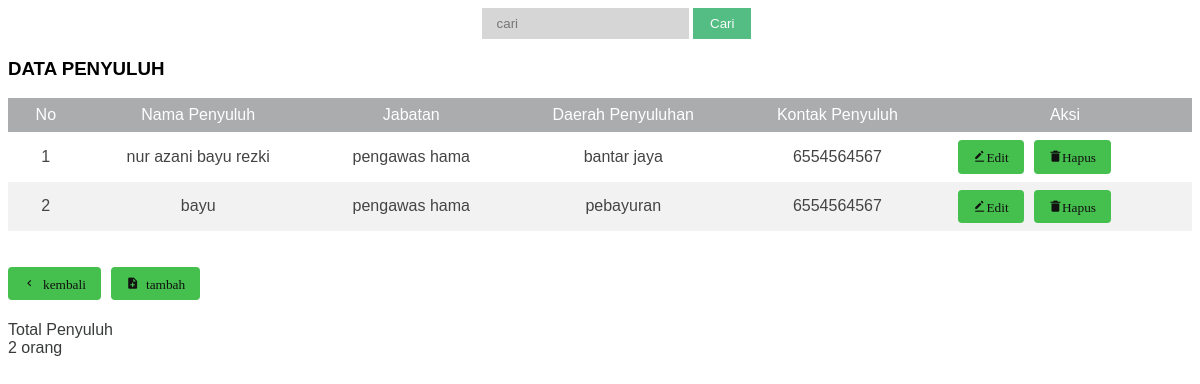
/penyuluh/index.php (signed in), run on the app's committed database.
### tables this page shows
CREATE TABLE `penyuluh` (
  `id_penyuluh` int(6) NOT NULL,
  `nama_penyuluh` varchar(50) NOT NULL,
  `jabatan_penyuluh` varchar(100) NOT NULL,
  `desa` varchar(100) NOT NULL,
  `kontak` varchar(50) NOT NULL
);

### penyuluh/index.php (the view, shortened to what this page needs)
<?php
if (isset($_SESSION['id']) && isset($_SESSION['username'])) {
?>
    <!DOCTYPE html>
    <html lang="en">
    <head>
        <link href='https://unpkg.com/boxicons@2.0.9/css/boxicons.min.css' rel='stylesheet'>
        <link rel="stylesheet" type="text/css" href="../gapoktan/css/style2.css  ">
    </head>
    <body>
        <form action="" method="get" class="cari">
            <input type="text" name="cari" class="search" placeholder="cari" autocomplete="off">
            <input type="submit" value="Cari" class="button">
        </form>
        <h3>DATA PENYULUH</h3>
        <table class="table" id="gapoktan">
            <thead>
                <tr>
                    <th>No</th>
                    <th>Nama Penyuluh</th>
                    <th>Jabatan</th>
                    <th>Daerah Penyuluhan</th>
                    <th>Kontak Penyuluh</th>
                    <th>Aksi</th>
                </tr>
            </thead>
            <?php
            include "../config/koneksi.php";
            $id = (!isset($_GET['cari']) ? "" : $_GET['cari']);
            if ($id == '') {
                $query = mysqli_query($conn, "SELECT * FROM penyuluh");
            } else {
                $query = mysqli_query($conn, "SELECT * FROM penyuluh where nama_penyuluh like '%" . $id . "%'");
            }
            $no = 1;
            while ($data = mysqli_fetch_array($query)) {
            ?>
                <tr>
                    <td><?php echo $no++ ?></td>
                    <td><?php echo $data['nama_penyuluh'] ?></td>
                    <td><?php echo $data['jabatan_penyuluh'] ?></td>
                    <td><?php echo $data['desa'] ?></td>
                    <td><?php echo $data['kontak'] ?></td>
                    <td>
                        <a href="edit.php?id_penyuluh=<?php echo $data['id_penyuluh'] ?>"> <button type="button" class='bx bxs-edit-alt'>Edit</button></a>
                        <a href="hapus.php?id_penyuluh=<?php echo $data['id_penyuluh'] ?>"> <button type="button" class='bx bxs-trash-alt'>Hapus</button></a>
                    </td>
                </tr>
            <?php } ?>
        </table><br><br>
        <a href="../dashboard.php"><button type="button" class='bx bx-chevron-left'> kembali</button></a>
        <a href="../penyuluh/show.php"><button type="button" class="bx bxs-file-plus"> tambah</button></a>
        <br><br><br>
        <div class="tb">
            <td>Total Penyuluh</td><br>
            <td><?php $jumlah = mysqli_num_rows($query); ?>
                <?php echo $jumlah; ?> orang</td>
            </td><br>
    </body>
    </html><?php
        } else {
            header("Location:../index.php");
            exit();
        }
            ?>

### gapoktan/css/style2.css (style rules this page uses)
body { font-family: sans-serif; }
table { font-family: sans-serif; color: #444; border-collapse: collapse; width: 100%; border: 0px solid #f2f5f7; }
.table tr th { background: #aaacad; color: #fff; font-weight: normal; }
.table, th, td { padding: 8px 20px; text-align: center; }
.table tr:nth-child(even) { background-color: #f2f2f2; }
button { float: left; background: #45bf4d; padding: 10px 15px; color: #111111; border-radius: 4px; margin-right: 10px; border: none; }
div { font-family: sans-serif; color: #393b3b; }
.search { position: relative; left: 40%; padding: 8px 15px; background: rgba(50, 50, 50, 0.2); border: 0px solid #dbdbdb; }
.button { position: relative; padding: 6px 15px; left: 40%; border: 2px solid #53bd84; background-color: #53bd84; color: #fafafa; cursor: pointer; }

### data on the page
penyuluh: nama_penyuluh "nur azani bayu rezki", jabatan_penyuluh "pengawas hama", desa "bantar jaya", kontak "6554564567"
penyuluh: nama_penyuluh "bayu", jabatan_penyuluh "pengawas hama", desa "pebayuran", kontak "6554564567"

### other printed values
$jumlah "2"
